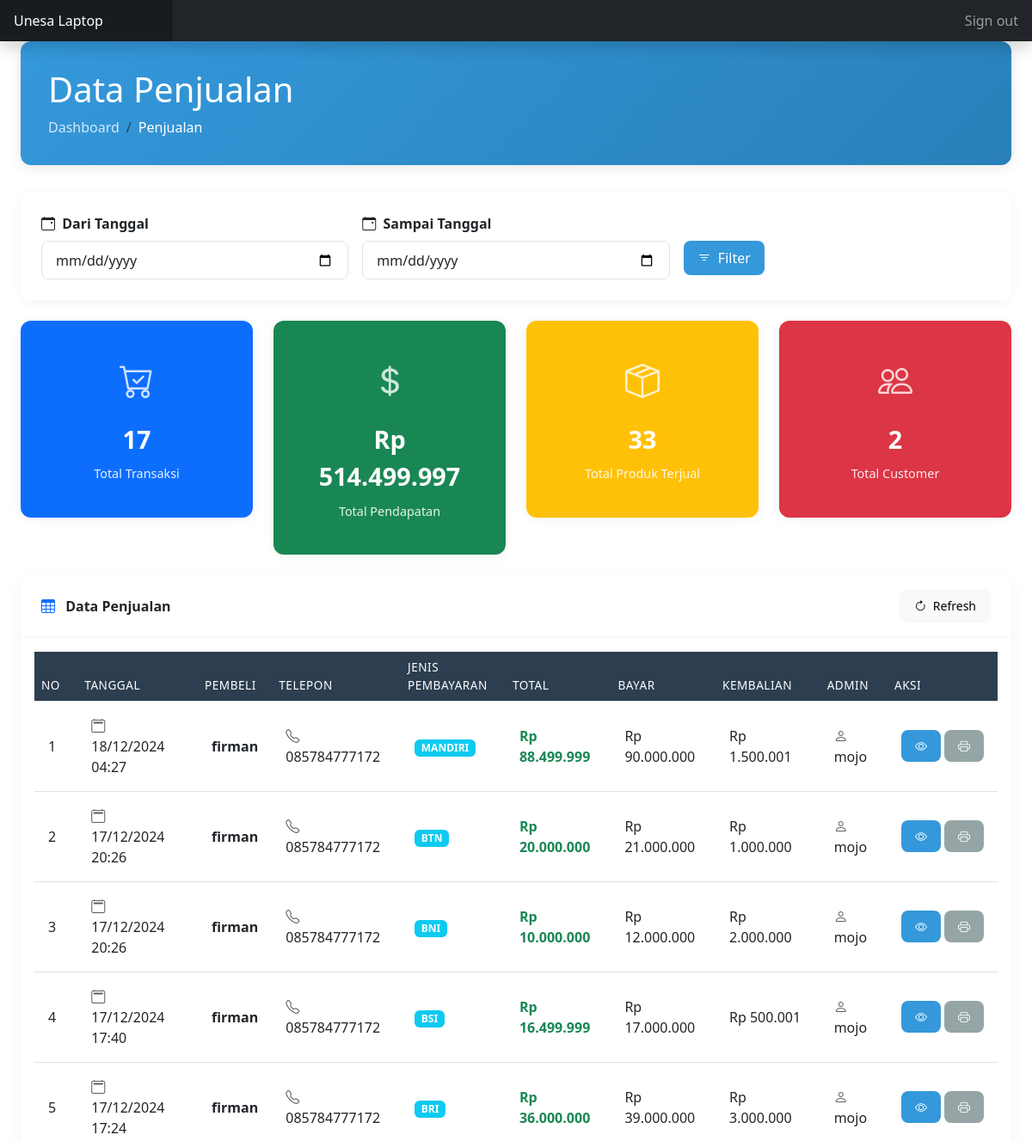
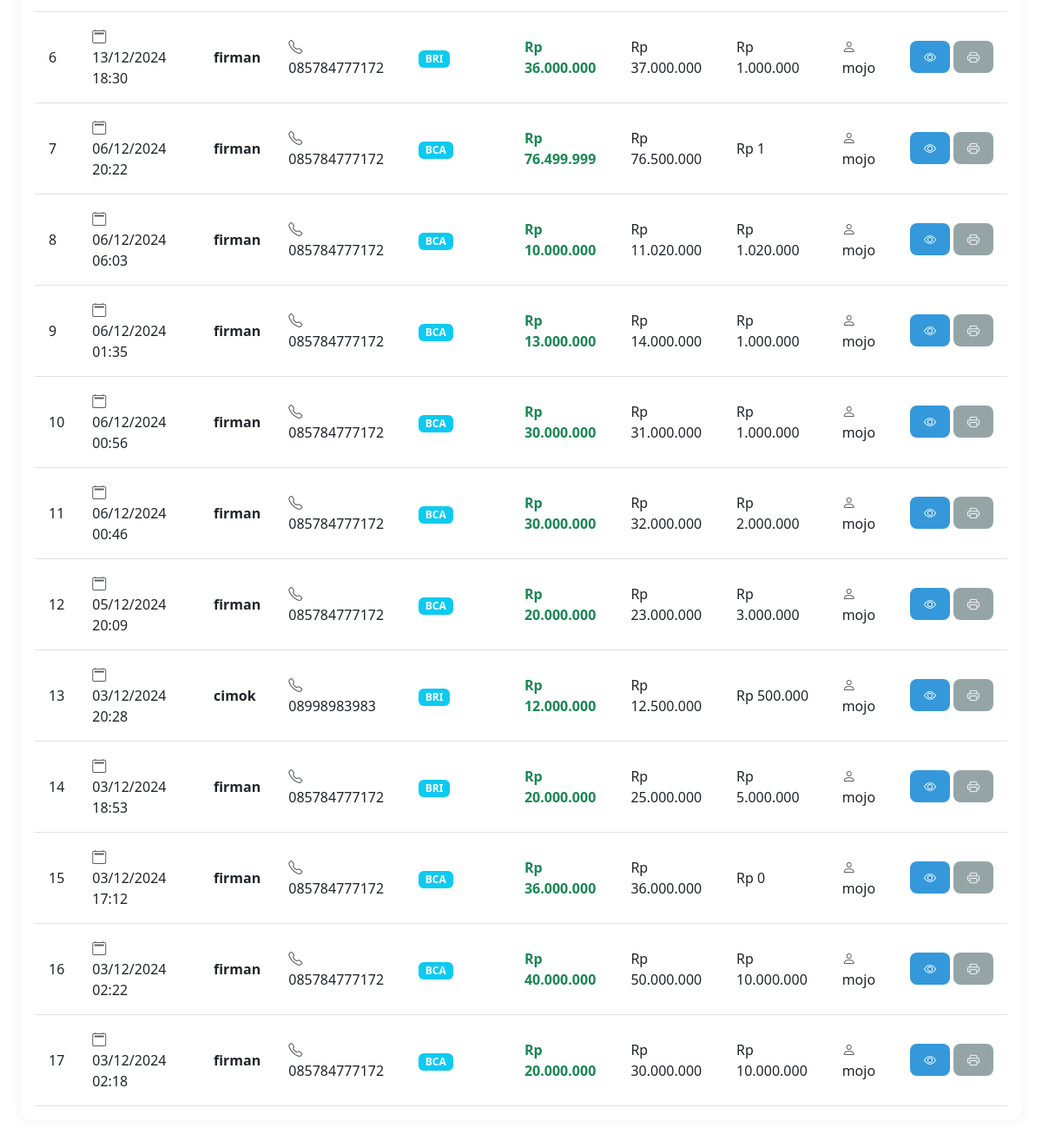
The app's page /admin/penjualan/index.php (signed in), older data (2 pictures, top to bottom).
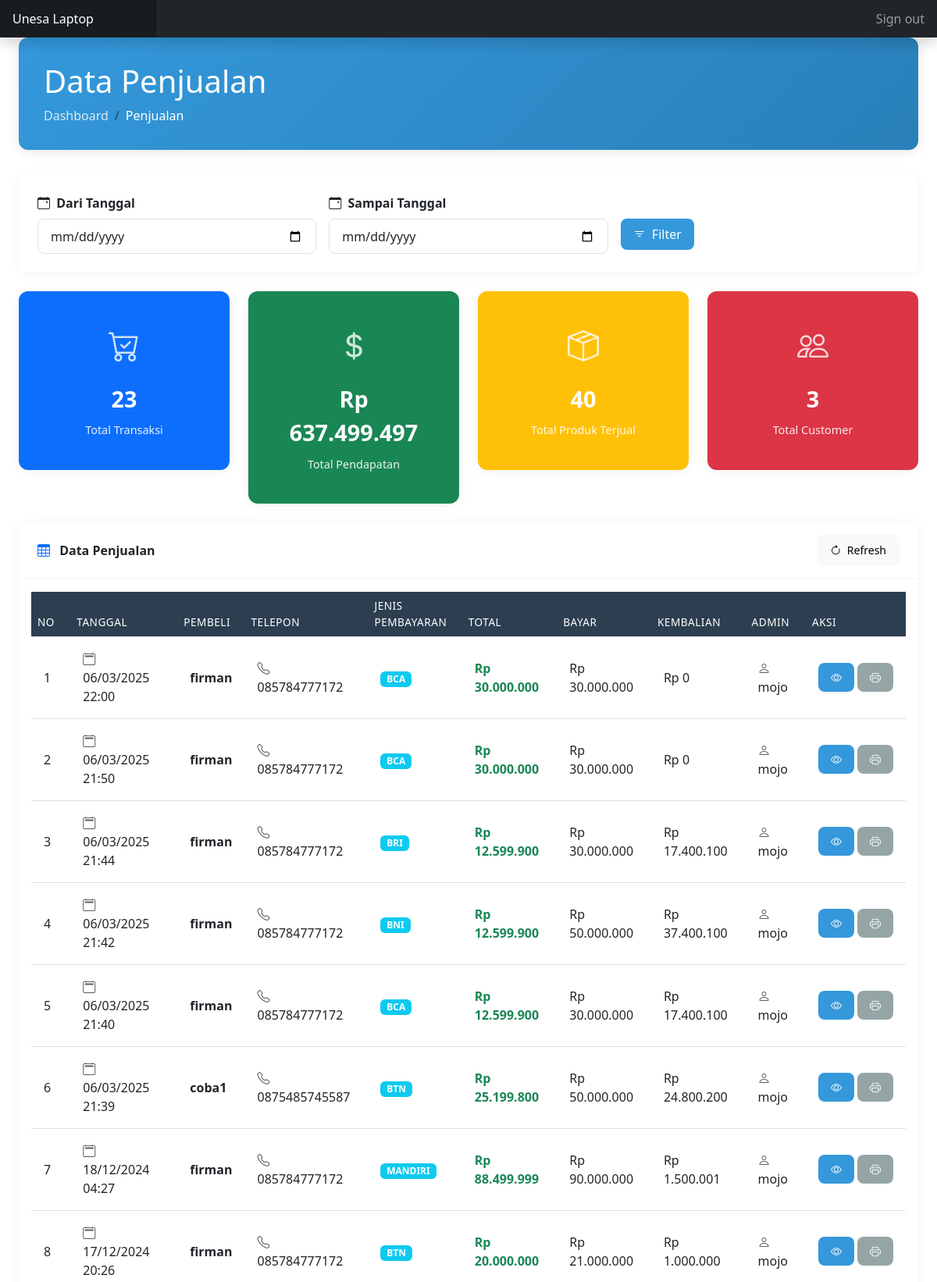
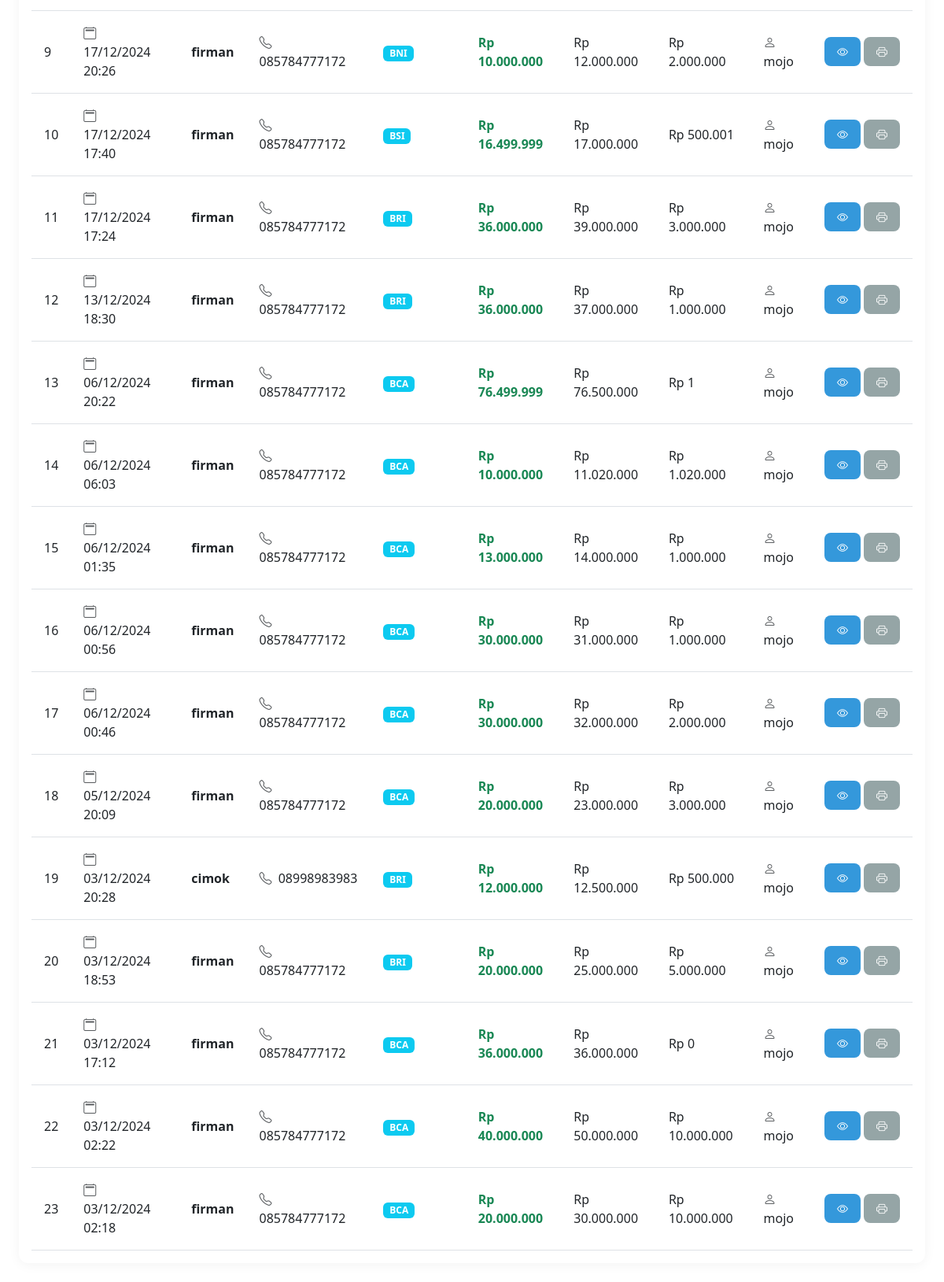
The same page, newer data (2 pictures, top to bottom).
### tables this page shows
CREATE TABLE `tb_penjualan` (
  `penjualan_id` int(11) NOT NULL,
  `admin_id` int(11) DEFAULT NULL,
  `tanggal` timestamp NOT NULL DEFAULT current_timestamp(),
  `bayar` decimal(10,2) DEFAULT NULL,
  `total` decimal(10,2) DEFAULT NULL,
  `kembalian` decimal(10,2) DEFAULT NULL
);

### config/koneksi.php (called while the page is built, shortened)
<?php
$host = 'localhost';
$username = 'root';
$password = '';
$database = 'toko_db';
$conn = mysqli_connect($host, $username, $password, $database);
function query($query) {
    global $conn;
    $result = mysqli_query($conn, $query);
    $rows = [];
    while ($row = mysqli_fetch_assoc($result)) {
        $rows[] = $row;
    }
    return $rows;
}
?>

### admin/penjualan/index.php (the view, shortened to what the changed rows need)
<?php
require_once '../../config/koneksi.php';
$where = "";
$query = "SELECT p.*, a.nama as admin_name, u.nama as nama_user, u.telepon, pb.jenis_pembayaran,
          (SELECT SUM(dp.subtotal) FROM tb_detail_penjualan dp WHERE dp.penjualan_id = p.penjualan_id) as total_penjualan
          FROM tb_penjualan p
          LEFT JOIN tb_admin a ON p.admin_id = a.admin_id
          LEFT JOIN tb_pembelian pmb ON p.penjualan_id = pmb.id_pembelian
          LEFT JOIN tb_user u ON pmb.user_id = u.user_id
          LEFT JOIN tb_pembayaran pb ON pmb.pembayaran_id = pb.pembayaran_id
          $where
          ORDER BY p.tanggal DESC";
$penjualan = query($query);
$query_produk = "SELECT COALESCE(SUM(dp.jumlah), 0) as total
                 FROM tb_detail_penjualan dp
                 JOIN tb_penjualan p ON dp.penjualan_id = p.penjualan_id
                 " . str_replace('p.tanggal', 'p.tanggal', $where);
$total_produk = query($query_produk)[0]['total'];
$query_customer = "SELECT COUNT(DISTINCT pmb.user_id) as total
                  FROM tb_pembelian pmb
                  JOIN tb_penjualan p ON pmb.id_pembelian = p.penjualan_id
                  " . str_replace('p.tanggal', 'p.tanggal', $where);
$total_customer = query($query_customer)[0]['total'];
include_once '../includes/header.php';
?>
<div class="container-fluid px-4">
    <div class="page-header">
        <h1 class="mb-2">Data Penjualan</h1>
    </div>
    <div class="row g-4 mb-4">
        <div class="col-xl-3 col-md-6">
            <div class="card bg-primary summary-card">
                <div class="card-stats">
                    <div class="stats-icon">
                        <i class="bi bi-cart-check"></i>
                    </div>
                    <div class="stats-value"><?= count($penjualan); ?></div>
                    <div class="stats-label">Total Transaksi</div>
                </div>
            </div>
        </div>
        <div class="col-xl-3 col-md-6">
            <div class="card bg-success summary-card">
                <div class="card-stats">
                    <div class="stats-icon">
                        <i class="bi bi-currency-dollar"></i>
                    </div>
                    <div class="stats-value">
                        Rp <?= number_format(array_sum(array_column($penjualan, 'total')), 0, ',', '.'); ?>
                    </div>
                    <div class="stats-label">Total Pendapatan</div>
                </div>
            </div>
        </div>
        <div class="col-xl-3 col-md-6">
            <div class="card bg-warning summary-card">
                <div class="card-stats">
                    <div class="stats-icon">
                        <i class="bi bi-box-seam"></i>
                    </div>
                    <div class="stats-value"><?= $total_produk; ?></div>
                    <div class="stats-label">Total Produk Terjual</div>
                </div>
            </div>
        </div>
        <div class="col-xl-3 col-md-6">
            <div class="card bg-danger summary-card">
                <div class="card-stats">
                    <div class="stats-icon">
                        <i class="bi bi-people"></i>
                    </div>
                    <div class="stats-value"><?= $total_customer; ?></div>
                    <div class="stats-label">Total Customer</div>
                </div>
            </div>
        </div>
    </div>
    <div class="card table-card mb-4">
        <div class="card-body">
            <div class="table-responsive">
                <table id="dataTable" class="table table-hover">
                    <thead>
                        <tr>
                            <th>No</th>
                            <th>Tanggal</th>
                            <th>Pembeli</th>
                            <th>Telepon</th>
                            <th>Jenis Pembayaran</th>
                            <th>Total</th>
                            <th>Bayar</th>
                            <th>Kembalian</th>
                            <th>Admin</th>
                            <th>Aksi</th>
                        </tr>
                    </thead>
                    <tbody>
                        <?php $no = 1; foreach ($penjualan as $row) : ?>
                        <tr>
                            <td><?= $no++; ?></td>
                            <td>
                                <i class="bi bi-calendar2 text-muted me-1"></i>
                                <?= date('d/m/Y H:i', strtotime($row['tanggal'])); ?>
                            </td>
                            <td>
                                <div class="fw-bold"><?= htmlspecialchars($row['nama_user'] ?? 'User tidak ditemukan'); ?></div>
                            </td>
                            <td>
                                <i class="bi bi-telephone text-muted me-1"></i>
                                <?= htmlspecialchars($row['telepon'] ?? '-'); ?>
                            </td>
                            <td>
                                <span class="badge bg-info">
                                    <?= htmlspecialchars($row['jenis_pembayaran'] ?? '-'); ?>
                                </span>
                            </td>
                            <td class="fw-bold text-success">
                                Rp <?= number_format($row['total'], 0, ',', '.'); ?>
                            </td>
                            <td>
                                Rp <?= number_format($row['bayar'], 0, ',', '.'); ?>
                            </td>
                            <td>
                                Rp <?= number_format($row['kembalian'], 0, ',', '.'); ?>
                            </td>
                            <td>
                                <i class="bi bi-person text-muted me-1"></i>
                                <?= htmlspecialchars($row['admin_name']); ?>
                            </td>
                            <td>
                                <div class="d-flex gap-1">
                                    <a href="detail.php?id=<?= $row['penjualan_id']; ?>"
                                       class="btn btn-info btn-sm" title="Detail">
                                        <i class="bi bi-eye"></i>
                                    </a>
                                    <a href="cetak.php?id=<?= $row['penjualan_id']; ?>"
                                       target="_blank"
                                       class="btn btn-secondary btn-sm"
                                       title="Cetak">
                                        <i class="bi bi-printer"></i>
                                    </a>
                                </div>
                            </td>
                        </tr>
                        <?php endforeach; ?>
                    </tbody>
                </table>
            </div>
        </div>
    </div>
</div>
<?php include_once '../includes/footer.php'; ?>

Row changes from the older to the newer data that the page shows:
added tb_penjualan: tanggal "06/03/2025 22:00", nama_user "firman", telepon "085784777172", jenis_pembayaran "BCA", total "30.000.000", bayar "30.000.000", kembalian "0", admin.nama "mojo"
added tb_penjualan: tanggal "06/03/2025 21:50", nama_user "firman", telepon "085784777172", jenis_pembayaran "BCA", total "30.000.000", bayar "30.000.000", kembalian "0", admin.nama "mojo"
added tb_penjualan: tanggal "06/03/2025 21:44", nama_user "firman", telepon "085784777172", jenis_pembayaran "BRI", total "12.599.900", bayar "30.000.000", kembalian "17.400.100", admin.nama "mojo"
added tb_penjualan: tanggal "06/03/2025 21:42", nama_user "firman", telepon "085784777172", jenis_pembayaran "BNI", total "12.599.900", bayar "50.000.000", kembalian "37.400.100", admin.nama "mojo"
added tb_penjualan: tanggal "06/03/2025 21:40", nama_user "firman", telepon "085784777172", jenis_pembayaran "BCA", total "12.599.900", bayar "30.000.000", kembalian "17.400.100", admin.nama "mojo"
added tb_penjualan: tanggal "06/03/2025 21:39", nama_user "coba1", telepon "0875485745587", jenis_pembayaran "BTN", total "25.199.800", bayar "50.000.000", kembalian "24.800.200", admin.nama "mojo"
Text that changed along with them:
count($penjualan): "17" → "23"
array_sum(array_column($penjualan, 'total')): "514.499.997" → "637.499.497"
$total_produk: "33" → "40"
$total_customer: "2" → "3"
